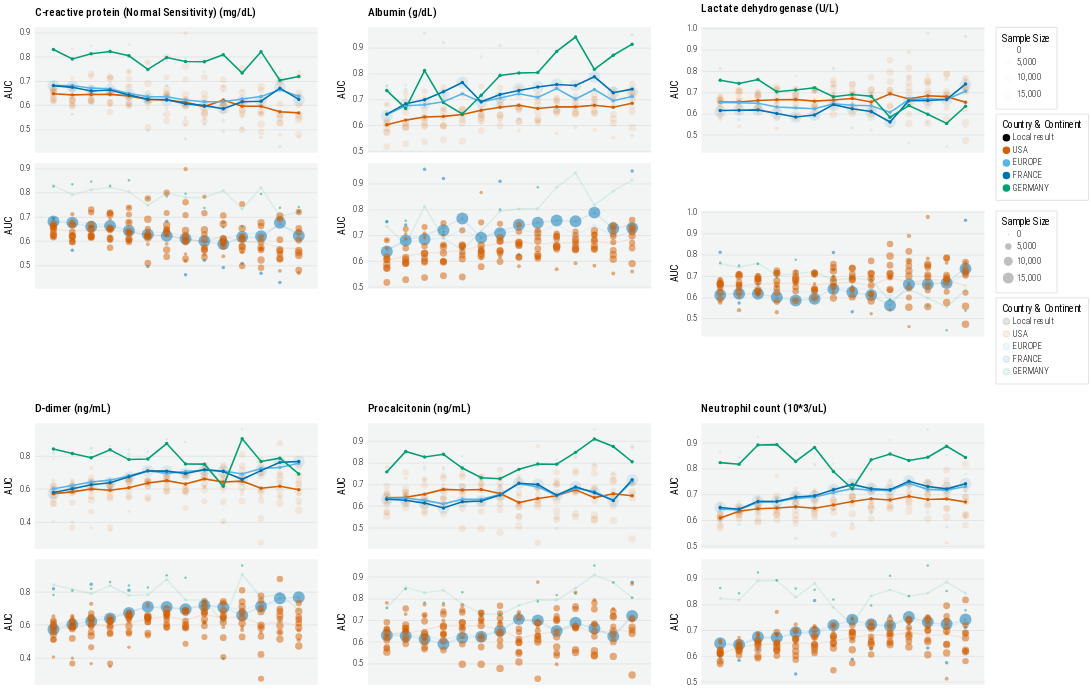

Here is the notebook cell this chart was saved with:
### Code cell
def plot_lab(df=None, lab='Neutrophil count (10*3/uL)', is_country=True):
    d = df.copy()
    d = d[d.lab == lab]
    
    # d = d[(d.day == '3') | (d.day == '7') | (d.day == '14')]
    
    showLegend = False
    if lab == 'Lactate dehydrogenase (U/L)':
        showLegend = True
    
    """
    Country-Level
    """
    dm = d[d.siteid.str.contains('META')].copy()
    dm.siteid = dm.siteid.apply(lambda x: x.replace('META-', ''))
    color_scale=alt.Scale(domain=countries, range=country_colors)
    
    plot = alt.Chart(
        dm
    ).mark_line(
#         point=True,
        size=2.5,
#         stroke='black',
        opacity=1
    ).encode(
        x=alt.X("day:O", title=None, axis=alt.Axis(labelAngle=0, tickCount=10, labels=False, domain=False), scale=alt.Scale(clamp=True, nice=False, padding=10), sort=['1', '2', '3', '4', '5', '6', '7', '8', '9', '10', '11', '12', '13', '14']),
        y=alt.Y("value:Q", title='AUC', scale=alt.Scale(zero=False, nice=False, padding=10)),
        # shape=alt.Shape("siteid:N", title='Continent', scale=alt.Scale(domain=['USA', 'EUROPE'], range=['circle', 'diamond']), legend=alt.Legend() if showLegend else None),
        color=alt.Color("siteid:N", title='Country & Continent', scale=color_scale, legend=alt.Legend() if showLegend else None),
    ).properties(
        width=450,
        height=200
    )
    
    point = plot.mark_point(
        filled=True,
        opacity=1,
        size=30
    ).encode(
        color=alt.Color("siteid:N", title='Country & Continent', scale=color_scale)
    )
    

    cp = (plot + point) # if is_country else plot
    
    plot_dim = plot.mark_line(opacity=0.1, size=2.5)
    point_dim = point.mark_point(filled=True, opacity=0.1, size=30)
    
    cp_dim = (point_dim + plot_dim)

    """
    Site-Level
    """
    dm = d[~d.siteid.str.contains('META')].copy()
    color_scale=alt.Scale(domain=sites, range=site_colors)

    plot = alt.Chart(
        dm
    ).mark_line(
#         point=True,
        size=2.5,
#         stroke='black',
        opacity=0
    ).encode(
        x=alt.X("day:O", title='Days Since Admission', axis=alt.Axis(labelAngle=0, tickCount=10), scale=alt.Scale(clamp=True, nice=False, padding=10), sort=['1', '2', '3', '4', '5', '6', '7', '8', '9', '10', '11', '12', '13', '14']),
        y=alt.Y("value:Q", title='AUC', scale=alt.Scale(zero=False, nice=False, padding=10)),
        color=alt.Color("siteid:N", title=None, scale=color_scale, legend=None),
    ).properties(
        width=450,
        height=200
    )
    
    point = plot.mark_point(
        filled=True,
        opacity=0.5,
        size=150
    ).encode(
        color=alt.Color("siteid:N", title=None, scale=alt.Scale(domain=sites, range=site_colors), legend=None),
        size=alt.Size('N:Q', title='Sample Size', legend=alt.Legend() if showLegend else None),
        
        # color=alt.Color("N:Q", title='Sample Size', legend=alt.Legend() if showLegend else None),
        # shape=alt.Shape("siteid:N", title=None, scale=alt.Scale(domain=sites, range=site_shapes), legend=None),
        
        # opacity=alt.Opacity('N:Q', title='Sample Size', scale=alt.Scale(range=[0, 1]))
    )
    

    sp = (plot + point) # if is_country else plot
    
    point_dim = point.mark_point(filled=True, opacity=0.1, size=150)
    
    sp_dim = (point_dim)
    
    """
    Combine
    """
    upper = alt.layer(sp_dim, cp).resolve_scale(color='independent', size='independent', shape='independent', y='shared')
    under = alt.layer(sp, cp_dim).resolve_scale(color='independent', size='independent', shape='independent', y='shared')
    
    plot = alt.vconcat(upper, under, spacing=10).resolve_scale(color='independent', size='independent', shape='independent', y='shared')
    
    plot = plot.properties(
        title={
            "text": [
                f"{lab}",
            ],
            "dx": 50,
            'fontSize': 18,
            "subtitleColor": "gray",
        }
    )

    return plot

# plot = plot_lab(df=df)

p1 = alt.hconcat(*(
   plot_lab(df=df, lab=lab, is_country=True) for lab in unique_labs[0:3]
), spacing=30)#.resolve_scale(color='shared', shape='shared', stroke='independent', size='independent')

p2 = alt.hconcat(*(
   plot_lab(df=df, lab=lab, is_country=True) for lab in unique_labs[3:6]
), spacing=30)#.resolve_scale(color='shared', shape='shared', stroke='independent', size='independent')

p3 = alt.hconcat(*(
   plot_lab(df=df, lab=lab, is_country=True) for lab in unique_labs[6:9]
), spacing=30)#.resolve_scale(color='shared', shape='shared', stroke='independent', size='independent')

plot = alt.vconcat(p1, p2, p3, spacing=30)#.resolve_scale(color='shared')

# plot = plot.properties(
#     title={
# #         "text": [
# #             f"Lab Trajectory",
# #         ],
#         "dx": 30,
# #         "subtitle": [
# #             get_visualization_subtitle(data_release=data_release, with_num_sites=False)
# #         ],
#         "subtitleColor": "gray",
#     }
# )

plot = apply_theme(
    plot,
    axis_y_title_font_size=16,
    title_anchor='start',
    legend_orient='right',
    legend_title_orient='top',
    axis_label_font_size=14,
    header_label_font_size=16,
    subtitle_font_size=18,
#     point_size=100
)

plot
